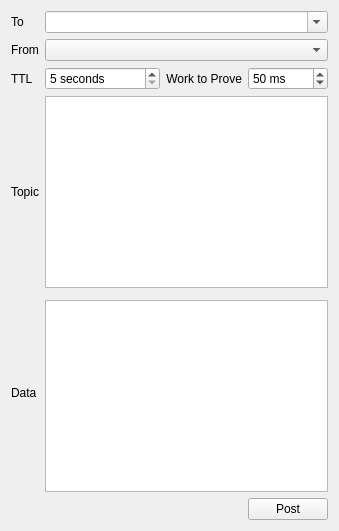
<?xml version="1.0" encoding="UTF-8"?>
<ui version="4.0">
 <class>Whisper</class>
   <widget class="QWidget" name="WhisperWidget">
    <layout class="QGridLayout" name="gridLayout_4">
     <item row="4" column="0" rowspan="2">
      <widget class="QLabel" name="label_8">
       <property name="sizePolicy">
        <sizepolicy hsizetype="Preferred" vsizetype="Maximum">
         <horstretch>0</horstretch>
         <verstretch>0</verstretch>
        </sizepolicy>
       </property>
       <property name="text">
        <string>Data</string>
       </property>
       <property name="alignment">
        <set>Qt::AlignLeading|Qt::AlignLeft|Qt::AlignVCenter</set>
       </property>
      </widget>
     </item>
     <item row="2" column="2" colspan="2">
      <widget class="QLabel" name="label5_6">
       <property name="sizePolicy">
        <sizepolicy hsizetype="Preferred" vsizetype="Preferred">
         <horstretch>0</horstretch>
         <verstretch>0</verstretch>
        </sizepolicy>
       </property>
       <property name="text">
        <string>Work to Prove</string>
       </property>
       <property name="alignment">
         <set>Qt::AlignLeading|Qt::AlignRight|Qt::AlignVCenter</set>
       </property>
      </widget>
     </item>
     <item row="5" column="1" colspan="4">
      <widget class="QPlainTextEdit" name="shhData">
       <property name="sizePolicy">
        <sizepolicy hsizetype="Expanding" vsizetype="Expanding">
         <horstretch>0</horstretch>
         <verstretch>0</verstretch>
        </sizepolicy>
       </property>
       <property name="frameShape">
        <enum>QFrame::StyledPanel</enum>
       </property>
       <property name="lineWidth">
        <number>0</number>
       </property>
      </widget>
     </item>
     <item row="3" column="1" colspan="4">
      <widget class="QPlainTextEdit" name="shhTopic">
       <property name="sizePolicy">
        <sizepolicy hsizetype="Expanding" vsizetype="Expanding">
         <horstretch>0</horstretch>
         <verstretch>0</verstretch>
        </sizepolicy>
       </property>
       <property name="frameShape">
        <enum>QFrame::StyledPanel</enum>
       </property>
       <property name="lineWidth">
        <number>0</number>
       </property>
      </widget>
     </item>
     <item row="1" column="1" colspan="4">
      <widget class="QComboBox" name="shhFrom">
       <property name="editable">
        <bool>false</bool>
       </property>
      </widget>
     </item>
     <item row="3" column="0">
      <widget class="QLabel" name="label_9">
       <property name="sizePolicy">
        <sizepolicy hsizetype="Preferred" vsizetype="Maximum">
         <horstretch>0</horstretch>
         <verstretch>0</verstretch>
        </sizepolicy>
       </property>
       <property name="text">
        <string>Topic</string>
       </property>
       <property name="alignment">
        <set>Qt::AlignLeading|Qt::AlignLeft|Qt::AlignVCenter</set>
       </property>
      </widget>
     </item>
     <item row="0" column="0">
      <widget class="QLabel" name="label5_3">
       <property name="sizePolicy">
        <sizepolicy hsizetype="Preferred" vsizetype="Preferred">
         <horstretch>0</horstretch>
         <verstretch>0</verstretch>
        </sizepolicy>
       </property>
       <property name="text">
        <string>To</string>
       </property>
      </widget>
     </item>
     <item row="0" column="1" colspan="4">
      <widget class="QComboBox" name="shhTo">
       <property name="editable">
        <bool>true</bool>
       </property>
      </widget>
     </item>
     <item row="2" column="1">
      <widget class="QSpinBox" name="shhTtl">
       <property name="suffix">
        <string> seconds</string>
       </property>
       <property name="minimum">
        <number>5</number>
       </property>
       <property name="maximum">
        <number>259200</number>
       </property>
      </widget>
     </item>
     <item row="2" column="0">
      <widget class="QLabel" name="label5_5">
       <property name="sizePolicy">
        <sizepolicy hsizetype="Preferred" vsizetype="Preferred">
         <horstretch>0</horstretch>
         <verstretch>0</verstretch>
        </sizepolicy>
       </property>
       <property name="text">
        <string>TTL</string>
       </property>
      </widget>
     </item>
     <item row="1" column="0">
      <widget class="QLabel" name="label5_4">
       <property name="sizePolicy">
        <sizepolicy hsizetype="Preferred" vsizetype="Preferred">
         <horstretch>0</horstretch>
         <verstretch>0</verstretch>
        </sizepolicy>
       </property>
       <property name="text">
        <string>From</string>
       </property>
      </widget>
     </item>
     <item row="2" column="4">
      <widget class="QSpinBox" name="shhWork">
       <property name="suffix">
        <string> ms</string>
       </property>
       <property name="minimum">
        <number>1</number>
       </property>
       <property name="maximum">
        <number>1000</number>
       </property>
       <property name="value">
        <number>50</number>
       </property>
      </widget>
     </item>
     <item row="6" column="4">
      <widget class="QPushButton" name="post">
       <property name="text">
        <string>Post</string>
       </property>
      </widget>
     </item>
    </layout>
   </widget>
 <resources/>
 <connections/>
</ui>
